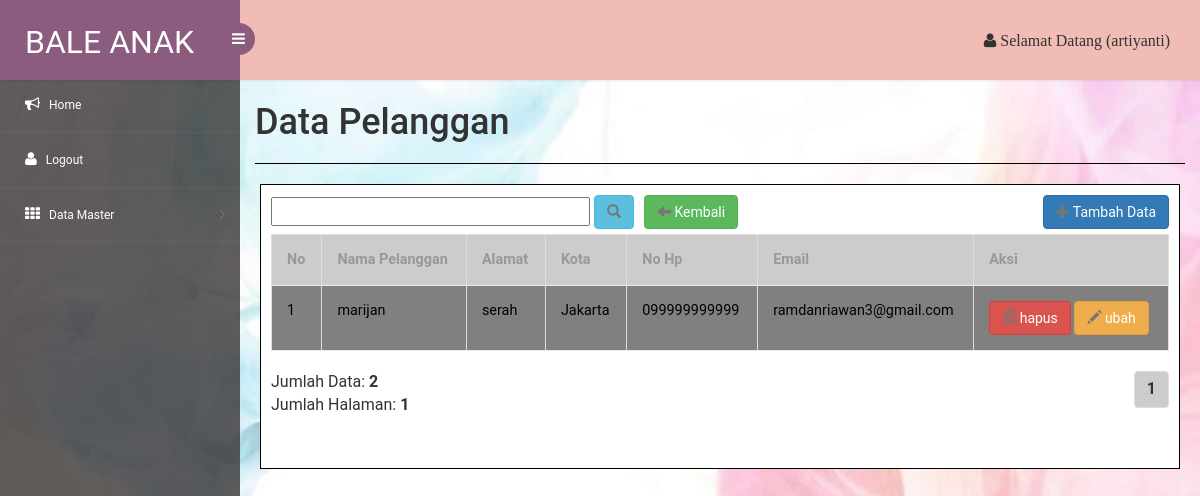
/admin/dashboard/pelanggan.php (signed in), run on an earlier commit of the app's database.
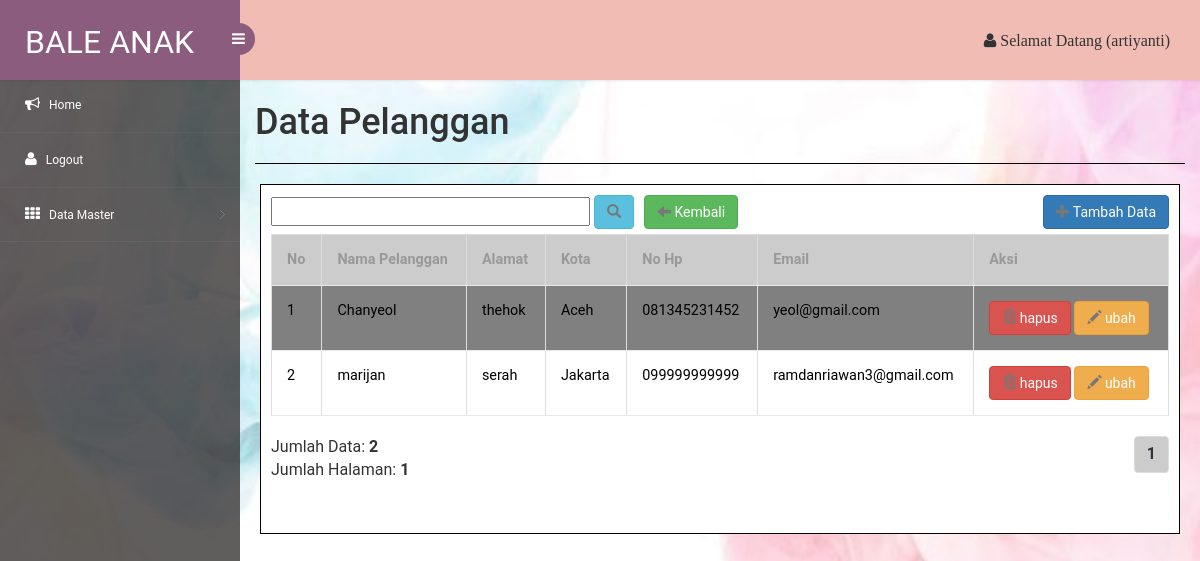
And on a later commit of the database.
### tables this page shows
CREATE TABLE `pelanggan` (
  `kodepelanggan` int(5) NOT NULL,
  `namapelanggan` varchar(20) NOT NULL,
  `jeniskelamin` varchar(12) NOT NULL,
  `tempatlahir` varchar(30) NOT NULL,
  `tgllahir` date NOT NULL,
  `alamat` varchar(30) NOT NULL,
  `id_kota` int(11) NOT NULL,
  `nohp` varchar(20) NOT NULL,
  `email` varchar(50) NOT NULL,
  `username` varchar(20) NOT NULL,
  `password` varchar(255) NOT NULL,
  `tanggaldaftar` date NOT NULL
);

CREATE TABLE `kota` (
  `id_kota` int(11) NOT NULL,
  `nama_kota` varchar(30) NOT NULL,
  `ongkir` int(11) NOT NULL
);

### admin/dashboard/functions.php (called while the page is built, shortened)
<?php
$conn = mysqli_connect("localhost", "root", "", "db_tokobale");
function pelanggan($query)
{
	global $conn;
	$result = mysqli_query($conn, $query);
	$rows = [];
	while ($row = mysqli_fetch_assoc($result))
	{
		$rows[] = $row;
	}
	return $rows;
}
?>

### admin/dashboard/pelanggan.php (the view, shortened to what this page needs)
<?php include_once('../_header.php'); ?>
<?php
require 'functions.php';
$jumlahdataperhalaman = 5;
$jumlahData = count(pelanggan("SELECT * FROM pelanggan"));
$jumlahHalaman = ceil($jumlahData / $jumlahdataperhalaman);
$halamanAktif =  ( isset($_GET["page"]) ) ? $_GET["page"] : 1;
$awalData = ($jumlahdataperhalaman * $halamanAktif) - $jumlahdataperhalaman;
$pelanggan = pelanggan("SELECT kodepelanggan, namapelanggan, alamat, nama_kota, nohp, email FROM pelanggan JOIN kota ON pelanggan.id_kota=kota.id_kota LIMIT $awalData, $jumlahdataperhalaman");
?>
<!DOCTYPE html>
<html>
<head>
</head>
<body>
	<div style="margin-top: 8px;">
		<h1> Data Pelanggan </h1>
	</div>
	<div style="  margin-top: 20px;
	margin-bottom:  20px;
	border-top: 1px solid black;"></div>
	<div style="margin: 5px; padding:5px 10px 5px 10px; border: 1px solid black; background-color: white;">
		<form action="" method="post">
			<div style=" float: left; display: block; margin-top: 5px;">
				<input type="text" name="keyword" size="30" placeholder="Pencarian">
				<button type="button" class="btn btn-info" name="cari" >
					<span class="glyphicon glyphicon-search" ></span>
				</button>
			</div>
		</form>
	<div style=" float: right; display: block;padding-top: 5px">
		<a href="tambahpelanggan.php?halaman=tambahpelanggan" class="btn btn-primary">
			<span class="glyphicon glyphicon-plus btn-end"></span> Tambah Data </a>
		</div>
	 <a href="./index.php" class="btn btn-success" style="margin-left: 10px;margin-top: 5px;"><span class="glyphicon glyphicon-arrow-left"></span>&nbsp;Kembali</a>
		<div >
			<div class="table-responsive" style="padding-top: 5px">
				<table class="table table-bordered table-hover" id="dataTables-example">
					<thead>
						<tr style="background-color: #ccc">
							<th> No </th>
							<th> Nama Pelanggan </th>
							<th> Alamat </th>
							<th> Kota </th>
							<th> No Hp </th>
							<th> Email </th>
							<th> Aksi </th>
						</tr>
					</thead>
					<?php $i = 1; ?>
					<?php foreach ($pelanggan as $plgn) : ?>
						<tr class="baris">
							<td style="color: black"><?php echo $i + $awalData ?></td>
							<td style="color: black"><?php echo $plgn['namapelanggan'] ; ?></td>
							<td style="color: black"><?php echo $plgn['alamat'] ; ?></td>
							<td style="color: black"><?php echo $plgn['nama_kota'] ; ?></td>
							<td style="color: black"><?php echo $plgn['nohp'] ; ?></td>
							<td style="color: black"><?php echo $plgn['email'] ; ?></td>
							<td>
								<a href="index.php?halaman=hapuspelanggan&kodepelanggan=<?php echo $plgn['kodepelanggan']; ?>" class="btn-danger btn" onclick= "return confirm('apakah data pelanggan no= <?php echo $plgn['kodepelanggan']; ?> ingin dihapus?')">
									<span class="glyphicon glyphicon-trash"></span> hapus</a>
									<a href="ubahpelanggan.php?halaman=ubahpelanggan&kodepelanggan=<?php echo $plgn['kodepelanggan']; ?>" class="btn btn-warning" onclick= "return confirm('apakah data pelanggan no= <?php echo $plgn['kodepelanggan']; ?> ingin diubah?')">
										<span class="glyphicon glyphicon-pencil"></span> ubah </a>
									</td>
								</tr>
								<?php $i++; ?>
							<?php endforeach; ?>
						</table>
					</div>
				</div>
				<div class="pull-right">
					<nav aria-label="Page navigation example">
						<ul class="pagination">
							<?php for ($i= 1; $i <= $jumlahHalaman ; $i++) : ?>
								<?php if ($i == $halamanAktif) : ?>
									<li class="page-item"><a href="?halaman=pelanggan&page=<?php echo $i ?>" style= "font-weight: bold; background-color:#ccc" class="page-link"><?= $i; ?></a></li>
									<?php else : ?>
										<li class="page-item"><a class="page-link" href="?halaman=pelanggan&page=<?php echo $i ?>"><?= $i; ?></a></li>
									<?php endif; ?>
								<?php endfor; ?>
							</ul>
						</nav>
					</div>
					<div>
						<?php
						$jml = count(pelanggan("SELECT * FROM pelanggan"));
						echo "Jumlah Data: <b>". $jml . "</b>" ; ?>
					</div>
					<div>
						<?php
						echo "Jumlah Halaman: <b>". $jumlahHalaman . "</b>" ; ?>
					</div> <br><br>
				</div>
			</body>
			</html>
			<?php include_once('../_footer.php'); ?>

What changed in the data, as far as the page shows it:
now on this page (row edited): pelanggan: awalData "1", namapelanggan "Chanyeol", alamat "thehok", id_kota.nama_kota "Aceh", nohp "081345231452", email "yeol@gmail.com"
computed for pelanggan "marijan": awalData "1" → "2"
